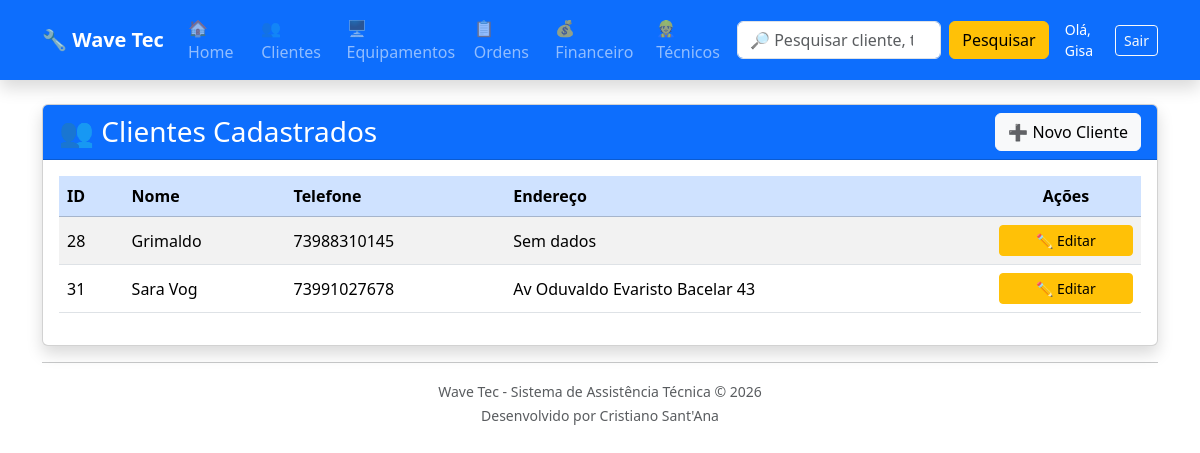
Screenshot of /clientes/ (signed in) with the database file from the repository.
### clientes/models.py (models this page shows, shortened)
class Cliente(models.Model):
    nome = models.CharField(max_length=100)
    telefone = models.CharField(max_length=20)
    endereco = models.CharField(max_length=200)

### clientes/views.py (the view)
@login_required
@tecnico_required
def lista_clientes(request):
    clientes = Cliente.objects.all()
    return render(
        request,
        "clientes/lista_clientes.html",
        {
            "clientes": clientes
        }
    )

### clientes/templates/clientes/lista_clientes.html (shortened to what this page needs)
{% extends "base.html" %}
{% block content %}
<div class="card shadow">
    <div class="card-header bg-primary text-white">
        <div class="d-flex justify-content-between align-items-center">
            <h3 class="mb-0">
                👥 Clientes Cadastrados
            </h3>
            <a
                href="{% url 'novo_cliente' %}"
                class="btn btn-light">
                ➕ Novo Cliente
            </a>
        </div>
    </div>
    <div class="card-body">
        <table class="table table-striped table-hover align-middle">
            <thead class="table-primary">
                <tr>
                    <th>ID</th>
                    <th>Nome</th>
                    <th>Telefone</th>
                    <th>Endereço</th>
                    <th class="text-center">Ações</th>
                </tr>
            </thead>
            <tbody>
                {% for cliente in clientes %}
                <tr>
                    <td>{{ cliente.id }}</td>
                    <td>{{ cliente.nome }}</td>
                    <td>{{ cliente.telefone }}</td>
                    <td>{{ cliente.endereco }}</td>
                    <td class="text-center" style="width:150px;">
                        <a
                            href="{% url 'editar_cliente' cliente.id %}"
                            class="btn btn-warning btn-sm w-100">
                            ✏️ Editar
                        </a>
                    </td>
                </tr>
                {% empty %}
                <tr>
                    <td colspan="5" class="text-center">
                        Nenhum cliente cadastrado.
                    </td>
                </tr>
                {% endfor %}
            </tbody>
        </table>
    </div>
</div>
{% endblock %}

### templates/base.html (shortened to what this page needs)
<!DOCTYPE html>
<html lang="pt-br">
<head>
    <link href="https://cdn.jsdelivr.net/npm/bootstrap@5.3.7/dist/css/bootstrap.min.css" rel="stylesheet">
</head>
<body>
<nav class="navbar navbar-expand-lg navbar-dark bg-primary shadow">
    <div class="container">
        <a class="navbar-brand fw-bold" href="/">
            🔧 Wave Tec
        </a>
        <div class="collapse navbar-collapse" id="menu">
            <ul class="navbar-nav me-auto">
                <li class="nav-item">
                    <a class="nav-link" href="/">
                        🏠 Home
                    </a>
                </li>
                <li class="nav-item">
                    <a class="nav-link" href="/clientes/">
                    </a>
                </li>
                <li class="nav-item">
                    <a class="nav-link" href="/equipamentos/">
                        🖥 Equipamentos
                    </a>
                </li>
                <li class="nav-item">
                    <a class="nav-link" href="/ordens/">
                        📋 Ordens
                    </a>
                </li>
                <li class="nav-item">
                    <a class="nav-link" href="/financeiro/">
                        💰 Financeiro
                    </a>
                </li>
                {% if user.is_superuser or user.tecnico.perfil == 'ADMIN' %}
                <li class="nav-item">
                    <a class="nav-link" href="/usuarios/">
                        👷 Técnicos
                    </a>
                </li>
                {% endif %}
            </ul>
            <form
                class="d-flex"
                method="GET"
                action="/pesquisa/">
                <input
                    class="form-control me-2"
                    type="search"
                    name="q"
                    placeholder="🔎 Pesquisar cliente, telefone, equipamento..."
                    autocomplete="off">
                <button
                    class="btn btn-warning"
                    type="submit">
                    Pesquisar
                </button>
            </form>
            {% if user.is_authenticated %}
                <div class="d-flex align-items-center gap-2 ms-3 text-white">
                    <span class="small">Olá, {{ user.username }}</span>
                    <form method="post" action="{% url 'logout' %}" class="d-inline">
                        <button type="submit" class="btn btn-outline-light btn-sm">Sair</button>
                    </form>
                </div>
            {% endif %}
        </div>
    </div>
</nav>
<div class="container mt-4">
    {% block content %}
    {% endblock %}
    <hr>
    <div class="text-center text-muted mb-4">
        <small>
            Wave Tec - Sistema de Assistência Técnica © 2026
            <br>
            Desenvolvido por Cristiano Sant'Ana
        </small>
    </div>
</div>
</body>
</html>

### rows the page displays
Cliente: id "28", nome "Grimaldo", telefone "73988310145", endereco "Sem dados"
Cliente: id "31", nome "Sara Vog", telefone "73991027678", endereco "Av Oduvaldo Evaristo Bacelar 43"

### other values shown
{{ user.username }} "Gisa"
